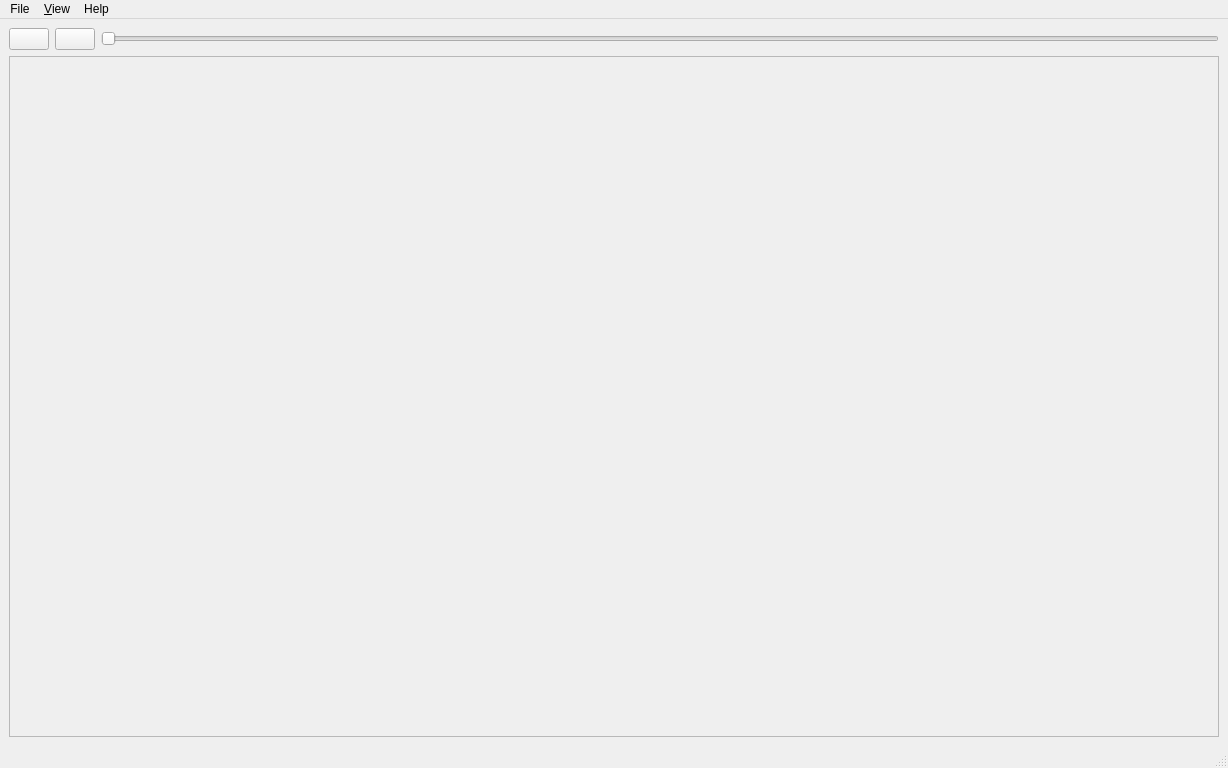
<?xml version="1.0" encoding="UTF-8"?>
<ui version="4.0">
 <class>MainWindow</class>
 <widget class="QMainWindow" name="MainWindow">
  <property name="geometry">
   <rect>
    <x>0</x>
    <y>0</y>
    <width>1228</width>
    <height>768</height>
   </rect>
  </property>
  <property name="windowTitle">
   <string>PCS Image Viewer</string>
  </property>
  <property name="locale">
   <locale language="English" country="UnitedStates"/>
  </property>
  <widget class="QWidget" name="centralwidget">
   <layout class="QVBoxLayout" name="verticalLayout">
    <item>
     <layout class="QHBoxLayout" name="horizontalLayout">
      <item>
       <widget class="QPushButton" name="rotateLeftButton">
        <property name="text">
         <string/>
        </property>
        <property name="icon">
         <iconset theme="object-rotate-left"/>
        </property>
       </widget>
      </item>
      <item>
       <widget class="QPushButton" name="rotateRightButton">
        <property name="text">
         <string/>
        </property>
        <property name="icon">
         <iconset theme="object-rotate-right"/>
        </property>
       </widget>
      </item>
      <item>
       <widget class="QSlider" name="horizontalSlider">
        <property name="orientation">
         <enum>Qt::Horizontal</enum>
        </property>
       </widget>
      </item>
     </layout>
    </item>
    <item>
     <widget class="QScrollArea" name="scrollArea">
      <property name="widgetResizable">
       <bool>true</bool>
      </property>
      <widget class="ImageView" name="imageView">
       <property name="geometry">
        <rect>
         <x>0</x>
         <y>0</y>
         <width>1208</width>
         <height>662</height>
        </rect>
       </property>
      </widget>
     </widget>
    </item>
    <item>
     <layout class="QHBoxLayout" name="horizontalLayout_2"/>
    </item>
   </layout>
  </widget>
  <widget class="QMenuBar" name="menubar">
   <property name="geometry">
    <rect>
     <x>0</x>
     <y>0</y>
     <width>1228</width>
     <height>23</height>
    </rect>
   </property>
   <widget class="QMenu" name="menuFile">
    <property name="title">
     <string>File</string>
    </property>
    <widget class="QMenu" name="menuRecent">
     <property name="title">
      <string>&amp;Recent</string>
     </property>
     <addaction name="actionon_recent"/>
    </widget>
    <addaction name="actionOpen"/>
    <addaction name="actionClose"/>
    <addaction name="actionProperties"/>
    <addaction name="menuRecent"/>
    <addaction name="actionClearRecent"/>
    <addaction name="actionNext"/>
    <addaction name="actionPrevious"/>
    <addaction name="actionExit"/>
   </widget>
   <widget class="QMenu" name="menuView">
    <property name="title">
     <string>&amp;View</string>
    </property>
    <addaction name="actionRotate_Right"/>
    <addaction name="actionRotateLeft"/>
   </widget>
   <widget class="QMenu" name="menuHelp">
    <property name="title">
     <string>Help</string>
    </property>
    <addaction name="actionAbout_Qt"/>
    <addaction name="actionAbout_Application"/>
   </widget>
   <addaction name="menuFile"/>
   <addaction name="menuView"/>
   <addaction name="menuHelp"/>
  </widget>
  <widget class="QStatusBar" name="statusbar"/>
  <action name="actionOpen">
   <property name="icon">
    <iconset theme="document-open"/>
   </property>
   <property name="text">
    <string>&amp;Open</string>
   </property>
   <property name="shortcut">
    <string>Ctrl+O</string>
   </property>
  </action>
  <action name="actionClose">
   <property name="icon">
    <iconset theme="list-remove"/>
   </property>
   <property name="text">
    <string>&amp;Close</string>
   </property>
   <property name="shortcut">
    <string>Ctrl+W</string>
   </property>
   <property name="visible">
    <bool>false</bool>
   </property>
  </action>
  <action name="actionExit">
   <property name="icon">
    <iconset theme="application-exit"/>
   </property>
   <property name="text">
    <string>&amp;Exit</string>
   </property>
   <property name="shortcut">
    <string>Ctrl+Q</string>
   </property>
  </action>
  <action name="actionProperties">
   <property name="icon">
    <iconset theme="document-properties"/>
   </property>
   <property name="text">
    <string>&amp;Properties</string>
   </property>
   <property name="visible">
    <bool>false</bool>
   </property>
  </action>
  <action name="actionRotate_Left">
   <property name="text">
    <string>&amp;Rotate Left</string>
   </property>
   <property name="shortcut">
    <string>Ctrl+Shift+R</string>
   </property>
  </action>
  <action name="actionRotate_Right">
   <property name="icon">
    <iconset theme="object-rotate-right"/>
   </property>
   <property name="text">
    <string>Ro&amp;tate Right</string>
   </property>
   <property name="shortcut">
    <string>Ctrl+R</string>
   </property>
  </action>
  <action name="actionon_recent">
   <property name="enabled">
    <bool>false</bool>
   </property>
   <property name="text">
    <string>&amp;on recent</string>
   </property>
  </action>
  <action name="actionAbout_Application">
   <property name="text">
    <string>A&amp;bout Image Viewer</string>
   </property>
  </action>
  <action name="actionAbout_Qt">
   <property name="text">
    <string>&amp;About Qt</string>
   </property>
  </action>
  <action name="actionRotateLeft">
   <property name="icon">
    <iconset theme="object-rotate-left"/>
   </property>
   <property name="text">
    <string>&amp;Rotate Left</string>
   </property>
   <property name="shortcut">
    <string>Ctrl+Shift+R</string>
   </property>
  </action>
  <action name="actionNext">
   <property name="icon">
    <iconset theme="go-next"/>
   </property>
   <property name="text">
    <string>&amp;Next</string>
   </property>
   <property name="shortcut">
    <string>Right</string>
   </property>
  </action>
  <action name="actionPrevious">
   <property name="icon">
    <iconset theme="go-previous"/>
   </property>
   <property name="text">
    <string>Pre&amp;vious</string>
   </property>
   <property name="shortcut">
    <string>Left</string>
   </property>
  </action>
  <action name="actionClearRecent">
   <property name="icon">
    <iconset theme="edit-clear"/>
   </property>
   <property name="text">
    <string>C&amp;lear Recent</string>
   </property>
  </action>
 </widget>
 <customwidgets>
  <customwidget>
   <class>ImageView</class>
   <extends>QWidget</extends>
   <header>src/imageview.h</header>
   <container>1</container>
  </customwidget>
 </customwidgets>
 <resources/>
 <connections/>
</ui>
